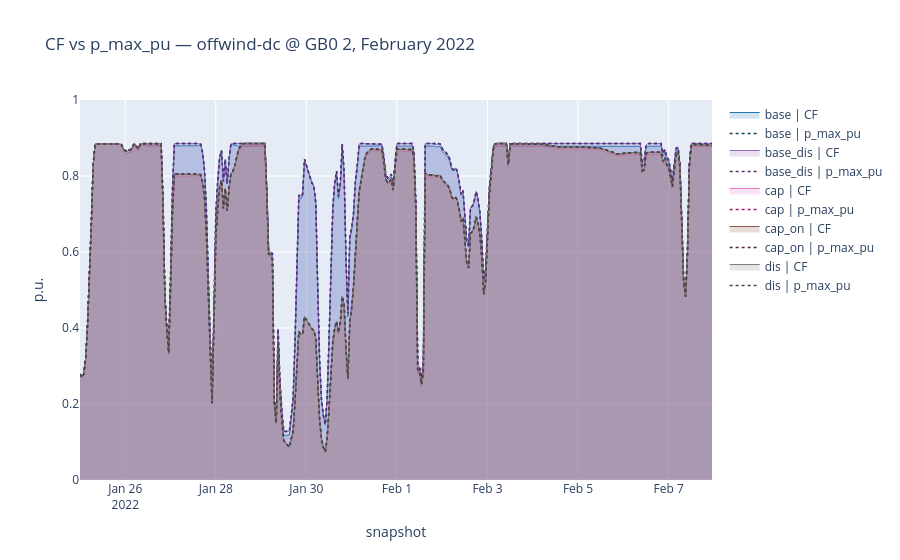

The notebook cell this image was saved under:
### Code cell
BUS = "GB0 2"
CARRIER = "offwind-dc"
ts = nc.statistics.capacity_factor(
    groupby=["bus", "carrier"], groupby_time=False, nice_names=False
)

data = build_cf_pmax_df(
    ts, networks,
    bus=BUS, carrier=CARRIER,
    start="2022-01-25", end="2022-02-07",
)

iplot_cf_pmax(data, title=f"CF vs p_max_pu — {CARRIER} @ {BUS}, February 2022")

### Figure 1 — Plotly figure (JSON) as saved in the notebook; plotly's stock layout.template omitted (floating-point values rounded to 4 significant figures; data arrays with more than 128 entries replaced by an {"elided": "..."} marker saying what was removed)
{"data": [{"connectgaps": false, "fill": "tozeroy", "fillcolor": "rgba(31,119,180,0.2)", "line": {"color": "#1f77b4", "width": 1}, "mode": "lines", "name": "base | CF", "type": "scatter", "x": {"elided": "336 str values"}, "y": {"elided": "336 float values"}}, {"connectgaps": false, "line": {"color": "#114163", "dash": "dot", "width": 1.5}, "mode": "lines", "name": "base | p_max_pu", "type": "scatter", "x": {"elided": "336 str values"}, "y": {"elided": "336 float values"}}, {"connectgaps": false, "fill": "tozeroy", "fillcolor": "rgba(148,103,189,0.2)", "line": {"color": "#9467bd", "width": 1}, "mode": "lines", "name": "base_dis | CF", "type": "scatter", "x": {"elided": "336 str values"}, "y": {"elided": "336 float values"}}, {"connectgaps": false, "line": {"color": "#51306f", "dash": "dot", "width": 1.5}, "mode": "lines", "name": "base_dis | p_max_pu", "type": "scatter", "x": {"elided": "336 str values"}, "y": {"elided": "336 float values"}}, {"connectgaps": false, "fill": "tozeroy", "fillcolor": "rgba(227,119,194,0.2)", "line": {"color": "#e377c2", "width": 1}, "mode": "lines", "name": "cap | CF", "type": "scatter", "x": {"elided": "336 str values"}, "y": {"elided": "336 float values"}}, {"connectgaps": false, "line": {"color": "#9d2077", "dash": "dot", "width": 1.5}, "mode": "lines", "name": "cap | p_max_pu", "type": "scatter", "x": {"elided": "336 str values"}, "y": {"elided": "336 float values"}}, {"connectgaps": false, "fill": "tozeroy", "fillcolor": "rgba(140,86,75,0.2)", "line": {"color": "#8c564b", "width": 1}, "mode": "lines", "name": "cap_on | CF", "type": "scatter", "x": {"elided": "336 str values"}, "y": {"elided": "336 float values"}}, {"connectgaps": false, "line": {"color": "#4d2f29", "dash": "dot", "width": 1.5}, "mode": "lines", "name": "cap_on | p_max_pu", "type": "scatter", "x": {"elided": "336 str values"}, "y": {"elided": "336 float values"}}, {"connectgaps": false, "fill": "tozeroy", "fillcolor": "rgba(127,127,127,0.2)", "line": {"color": "#7f7f7f", "width": 1}, "mode": "lines", "name": "dis | CF", "type": "scatter", "x": {"elided": "336 str values"}, "y": {"elided": "336 float values"}}, {"connectgaps": false, "line": {"color": "#454545", "dash": "dot", "width": 1.5}, "mode": "lines", "name": "dis | p_max_pu", "type": "scatter", "x": {"elided": "336 str values"}, "y": {"elided": "336 float values"}}], "layout": {"hovermode": "x unified", "title": {"text": "CF vs p_max_pu — offwind-dc @ GB0 2, February 2022"}, "xaxis": {"title": {"text": "snapshot"}}, "yaxis": {"range": [0, 1], "title": {"text": "p.u."}}}}
